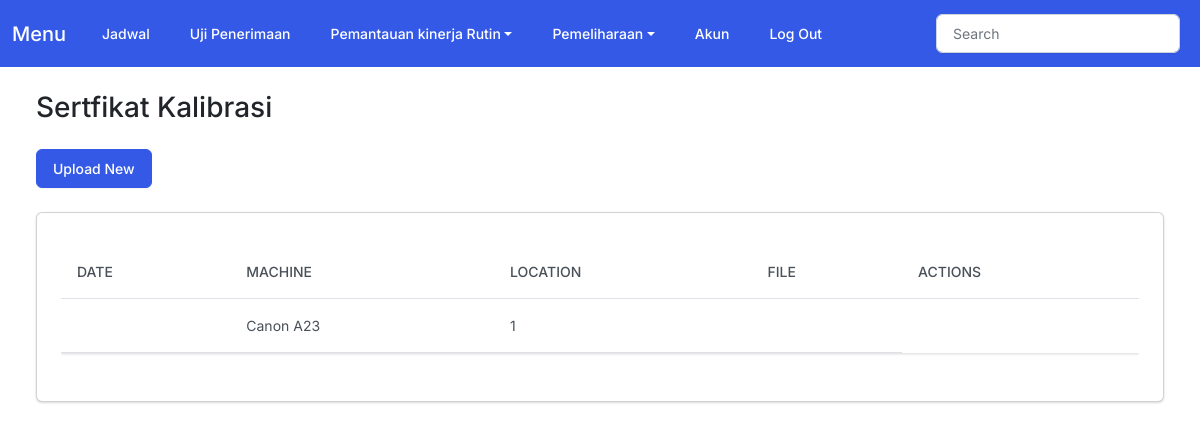
The app's page /home_sertifkalibrasi/ (signed in), older data.
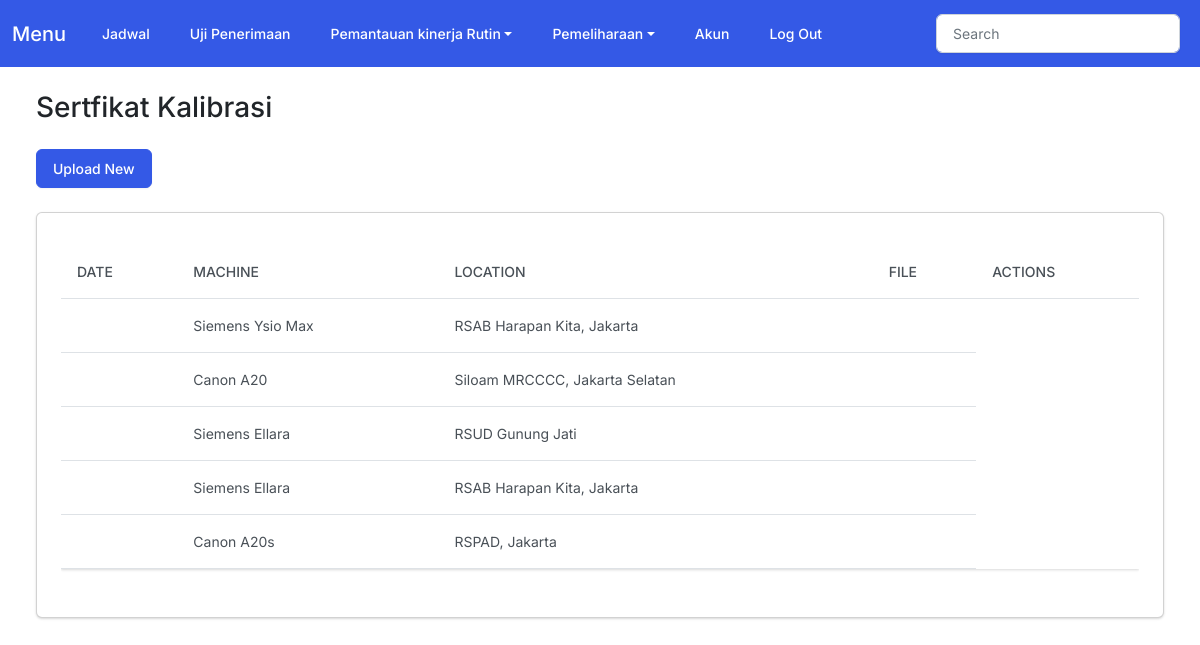
The same page, newer data.
### myapp/models.py (models this page shows)
class Sertifkalibrasi(models.Model):
    user = models.ForeignKey(User, on_delete=models.CASCADE, null=True)
    submit_date = models.DateField(null=True)
    location = models.CharField(max_length=150)
    file_name = models.CharField(max_length=150)
    machine = models.CharField(max_length=150)
    serial = models.CharField(max_length=150)
    pdf_file = models.FileField(upload_to='sertifkalibrasi/')

### myapp/views.py (the view)
# urls.py: path('home_sertifkalibrasi/', views.home_sertifkalibrasi, name='home_sertifkalibrasi'),
@login_required
def home_sertifkalibrasi(request):
    sertifkalibrasi = Sertifkalibrasi.objects.filter(user=request.user)
    return render(request, 'myapp/home_sertifk.html', {
        'sertifkalibrasi': sertifkalibrasi
    })

### myapp/templates/myapp/home_sertifk.html
{% extends 'myapp/base.html' %}
{% block body %}
<h3 class="m-4">Sertfikat Kalibrasi</h3>
<div class="row">
    <div class="col-12">
        <a href="{% url 'sertif_kalibrasi' %}" class="btn btn-primary ms-4 me-4 mb-4">Upload New</a>
        {% if sertifkalibrasi %}
        <div class="card bg-secondary ms-4 me-4 mb-4">
            <div class="card-body">
                <p class="card-text">
                <div class="table-responsive">
                    <table class="table table-hover">
                        <thead>
                            <tr>
                                <th scope="col">Date</th>
                                <th scope="col">Machine</th>
                                <th scope="col">Location</th>
                                <th scope="col">File</th>
                                <th scope="col">Actions</th>
                            </tr>
                        </thead>
                        <tbody class="myTable">
                            {% for sertifkalibrasi in sertifkalibrasi %}
                            <tr>
                                <td>{{sertifkalibrasi.task_date}}</td>
                                <td>{{sertifkalibrasi.machine}}</td>
                                <td>{{sertifkalibrasi.location}}</td>
                                <td>{{sertifkalibrasi.file}}</td>
                            </tr>
                            {% endfor %}
                        </tbody>
                    </table>
                </div>
                </p>
            </div>
        </div>
        {% else %}
        <h5 class="alert alert-primary ms-4 me-4">Belum ada Sertifikat</h5>
        {% endif %}
    </div>
</div>
{% endblock %}

### myapp/templates/myapp/base.html (shortened to what this page needs)
{% load static %}
<!DOCTYPE html>
<html lang="en">
<head>
    <link rel="stylesheet" href="{% static 'css/bootstrapzephyr.min.css' %}">
    <link rel="stylesheet" href="https://kit.fontawesome.com/9a207e2b08.css">
</head>
<body class="d-flex flex-column min-vh-100">
    <nav class="navbar navbar-expand-lg navbar-dark bg-primary">
        <div class="container-fluid">
            <a class="navbar-brand" href="{% url 'home' %}">Menu</a>
            <div class="collapse navbar-collapse" id="navbarColor01">
                <ul class="navbar-nav me-auto">
                    <li class="nav-item">
                        <a class="nav-link" href="{% url 'home' %}">Jadwal
                        </a>
                    </li>
                    <li class="nav-item">
                        <a class="nav-link" href="{% url 'home_penerimaan' %}">Uji Penerimaan</a>
                    </li>
                    <li class="nav-item dropdown">
                        <a class="nav-link dropdown-toggle" data-bs-toggle="dropdown" href="#" role="button"
                            aria-haspopup="true" aria-expanded="false">Pemantauan kinerja Rutin</a>
                    </li>
                    <li class="nav-item dropdown">
                        <a class="nav-link dropdown-toggle" data-bs-toggle="dropdown" href="#" role="button"
                            aria-haspopup="true" aria-expanded="false">Pemeliharaan</a>
                    </li>
                    <li class="nav-item">
                        <a class="nav-link" href="{% url 'account_edit' %}">Akun</a>
                    </li>
                    <li class="nav-item">
                        <a class="nav-link" href="{% url 'logout' %}">Log Out</a>
                    </li>
                </ul>
                <form class="d-flex">
                    <input id="myInput" class="form-control me-sm-2" type="text" placeholder="Search">
                </form>
            </div>
        </div>
    </nav>
    <div class="container-fluid">
        {% block body %}
        {% endblock %}
    </div>
</body>
</html>

Row changes from the older to the newer data that the page shows:
removed Sertifkalibrasi: machine "Canon A23", location "1"
added Sertifkalibrasi: machine "Siemens Ysio Max", location "RSAB Harapan Kita, Jakarta"
added Sertifkalibrasi: machine "Canon A20", location "Siloam MRCCCC, Jakarta Selatan"
added Sertifkalibrasi: machine "Siemens Ellara", location "RSUD Gunung Jati"
added Sertifkalibrasi: machine "Siemens Ellara", location "RSAB Harapan Kita, Jakarta"
added Sertifkalibrasi: machine "Canon A20s", location "RSPAD, Jakarta"
